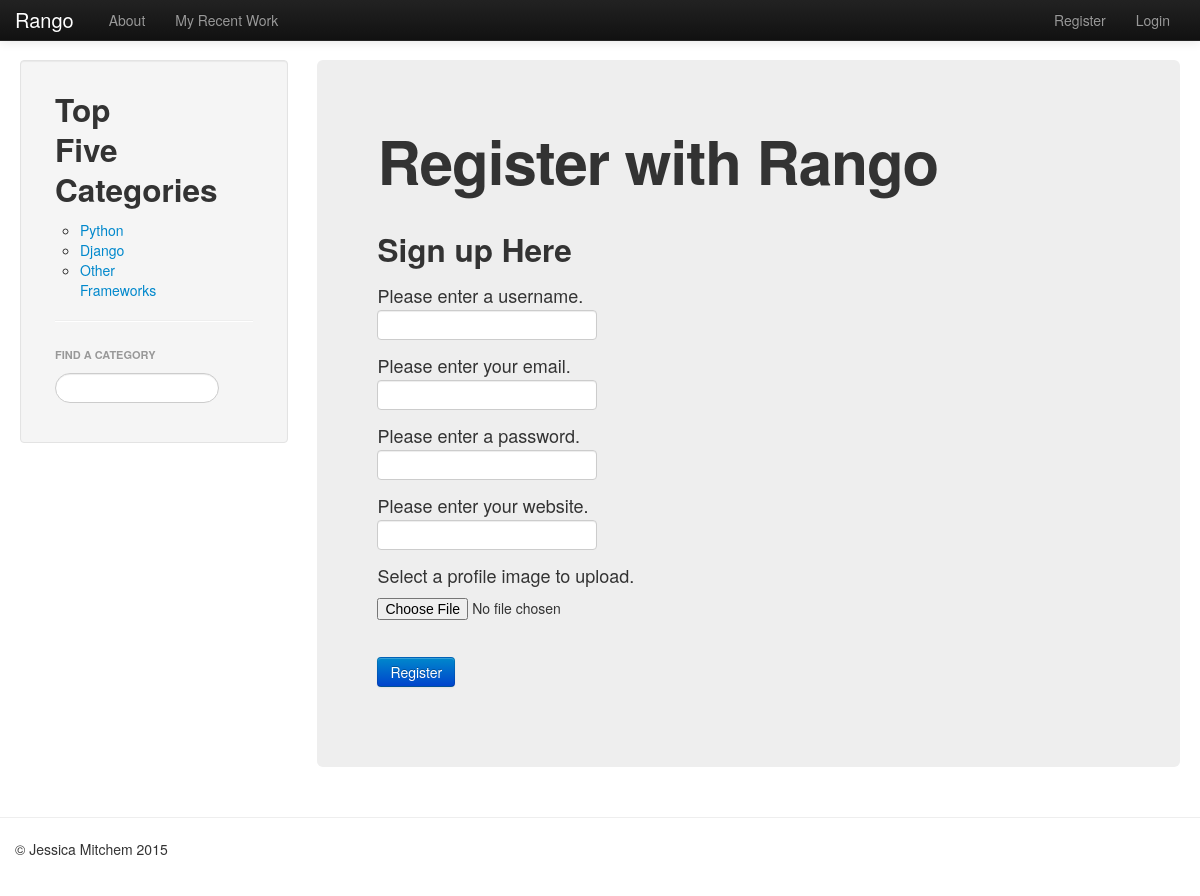
The page /rango/register/ on the database its author committed.
### rango/models.py (models this page shows, shortened)
class Category(models.Model):
    name = models.CharField(max_length=128, unique=True)
    views = models.IntegerField(default=0)
    likes = models.IntegerField(default=0)
    class Meta:
        verbose_name_plural = "Categories"

### rango/views.py (the view)
def register(request):
    context = RequestContext(request)
    registered = False
    if request.method == 'POST':
        user_form = UserForm(data=request.POST)
        profile_form = UserProfileForm(data=request.POST)
        if user_form.is_valid() and profile_form.is_valid():
            user = user_form.save()
            user.set_password(user.password)
            user.save()
            profile = profile_form.save(commit=False)
            profile.user = user
            if 'picture' in request.FILES:
                profile.picture = request.FILES['picture']
            profile.save()
            registered = True
        else:
            print user_form.errors, profile_form.errors
    else:
        user_form = UserForm()
        profile_form = UserProfileForm()
    return render_to_response(
            'rango/register.html',
            {'user_form': user_form, 'profile_form': profile_form, 'registered': registered, 'categories': get_category_list()},
            context)

### rango/forms.py
class UserForm(forms.ModelForm):
    username = forms.CharField(help_text="Please enter a username.")
    email = forms.CharField(help_text="Please enter your email.")
    password = forms.CharField(widget=forms.PasswordInput(), help_text="Please enter a password.")
    class Meta:
        model = User
        fields = ['username', 'email', 'password']

class UserProfileForm(forms.ModelForm):
    website = forms.URLField(help_text="Please enter your website.", required=False)
    picture = forms.ImageField(help_text="Select a profile image to upload.", required=False)
    class Meta:
        model = UserProfile
        fields = ['website', 'picture']

### rango/views.py (called while the page is built)
def encode_url(url):
    return url.replace(' ', '_')

def get_category_list():
    category_list = Category.objects.order_by('-likes')[:5]
    for category in category_list:
        category.url = encode_url(category.name)
    return category_list

### tango_with_django_project/templates/rango/register.html (shortened to what this page needs)
{% extends 'rango/base.html' %}
{% block body_block %}
<div class="hero-unit">
    <h1>Register with Rango</h1>
    <br />
    <div class="container">
        {% if registered %}
        <p>Thank you for registering.</p>
        <p><a href="/rango/login/">Login</a> when you are ready to rango.</p>
        {% else %}
        <form class="form-signin span8" id="user_form" method="post" action="/rango/register/"
              enctype="multipart/form-data">
            <h2 class="form-signin-heading">Sign up Here</h2>
            {% for field in user_form.visible_fields %}
            {{ field.help_text }}<br />
            {{ field }}<br />
            {% endfor %}
            {% for field in profile_form.visible_fields %}
            {{ field.help_text }}<br />
            {{ field }}<br />
            {% endfor %}
            <br />
            <input class="btn btn-primary" type="submit" name="submit" value="Register"/>
        </form>
        {% endif %}
    </div>
</div>
{% endblock %}

### tango_with_django_project/templates/rango/category_list.html
<div class="row-fluid">
    <div class="span6">
        <h2>Top Five Categories</h2>
        {% if categories %}
        <ul>
            {% for category in categories %}
            <li><a href="/rango/category/{{ category.url }}">{{ category.name }}</a></li>
            {% endfor %}
        </ul>
        {% else %}
        <strong>No categories at present.</strong>
        {% endif %}
     </div>
</div>

### tango_with_django_project/templates/rango/base.html (style rules this page uses)
html, body { max-width: 100%; overflow-x: hidden; }

### rows shown on the page
Category: name "Python"
Category: name "Django"
Category: name "Other Frameworks"

### other values the page prints
{{ field.help_text }} "Please enter a username." "Please enter your email." "Please enter a password."
{{ field.help_text }} "Please enter your website." "Select a profile image to upload."
